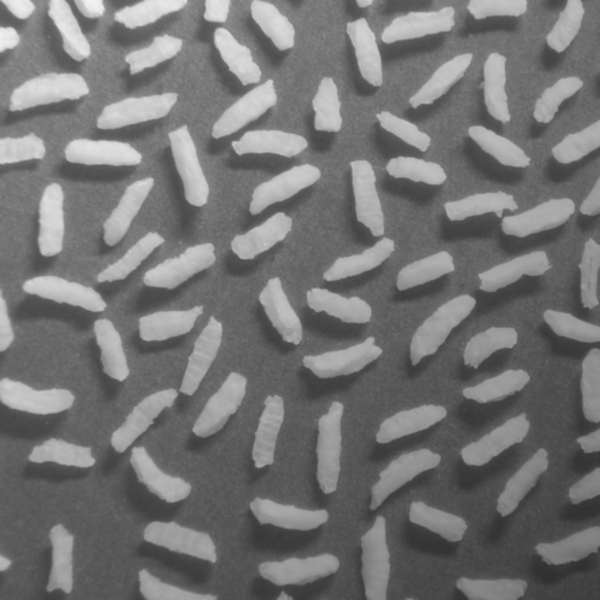
#> input picture images/riceBGgradient.tif, 600 x 600 px
$ jupyter execute 'Laboratorio 3.ipynb'
#> lines starting #> are read from the running program, lines starting #| are printed output that depends on the picture; after the words box and inside, x2 and y2 are one past the last pixel; in counts of white or black regions, pixels touching at a corner belong together
[cell 1]
import numpy as np
import matplotlib.pyplot as plt
import matplotlib

from PIL import Image

from skimage.morphology import (square, rectangle, diamond, disk, cube,
                                octahedron, ball, octagon, star,
                                binary_erosion, binary_dilation, binary_opening, binary_closing,
                               remove_small_holes, label, convex_hull_image, skeletonize, thin, reconstruction,
                               opening, closing, dilation, erosion)

from skimage import data
from skimage.util import invert
from skimage import data, util, exposure, color
from scipy.ndimage import convolve, correlate, uniform_filter, gaussian_filter, median_filter, rotate
from scipy.ndimage import prewitt, sobel, laplace

from skimage import filters
from skimage import feature

# LABORATORIO 3

## Apartado 1

[cell 2]
file = 'images/riceBGgradient.tif'
imgArroz  = Image.open(file)
#> imgArroz is the input picture: PIL image 600x600 L; min 47, max 243, mean 116.4

print('formato:', imgArroz.format)
#| formato: TIFF
print('(ancho, alto) =', imgArroz.size)
#| (ancho, alto) = (600, 600)
print('modo: ', imgArroz.mode)
#| modo:  L

imgArroz = np.array(imgArroz)

plt.imshow(imgArroz, cmap='gray')

## Apartado 2

Vamos a intentar separar los granos de arroz del fondo a pelo, como lo haríamos en las primeras prácticas sin saber nada de morfología matemática.

Primero visualizamos el histograma y vemos por donde podriamos cortar.

[cell 3]
plt.figure(figsize=(8, 4))

img_hist, bins = exposure.histogram(imgArroz, normalize=False)
#> img_hist = 197 values, max 6008 at index 42, min 2 at index 196, mean 1827.4; bins = 197 values from 47 to 243
plt.plot(bins, img_hist)
plt.axis([0,255, 0, 1.01*img_hist.max()])
plt.title('Histograma')
plt.xlabel('Valor (intensidad)')
plt.ylabel('Frecuencias absolutas')
plt.grid()
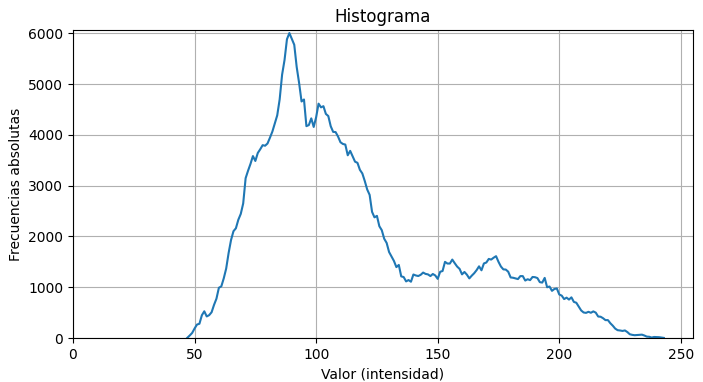
#> figure drawn by matplotlib, 1 panel; curve peaks at x = 89, y = 6008

[cell 4]
imagenGranos = np.copy(imgArroz)

[cell 5]
th = 130

mask = imagenGranos < th
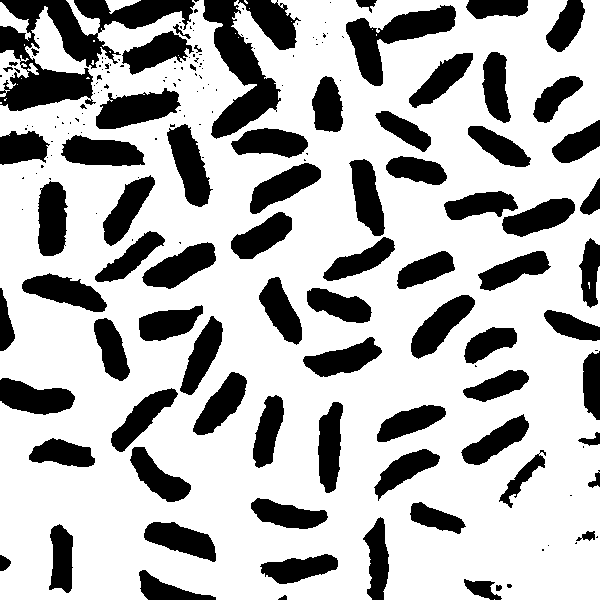
#> mask: shape (600, 600) bool; 71% white; 191 black regions (112 under 20 px), largest, box (x1, y1, x2, y2) and area: (0, 0, 195, 111) 8444, (203, 0, 281, 139) 4360, (346, 5, 456, 86) 3342
imagenGranos[mask] = 0
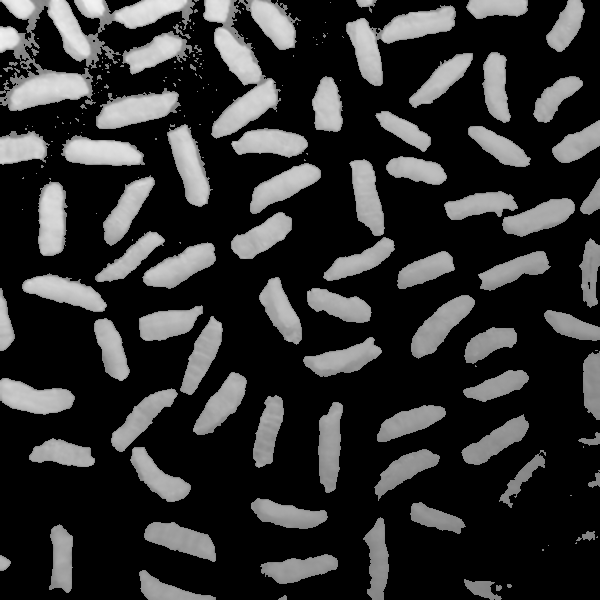
#> imagenGranos: shape (600, 600); min 0, max 243, mean 49.3
plt.imshow(imagenGranos, cmap='gray')

Hemos ido probando valores para el umbral de 80, 100, 120... Hasta lelgar a 130, donde vemos que, todavía no se ha eliminado el fondo del todo y ya se empiezan a borrar algunos granos. Por tanto, podemos concluir que con este método tan simple, no podemos aislar los granos, necesitariamos algo más.

## Apartado 3

Como vemos que el fondo tiene distintas intesidades dependiendo de la parte de la foto en la que nos fijemos, vamos a intentar igualar el fondo para poder eliminarlo homogéneamente. Para ello vamos a aplicar una transformación Top-Hat.

[cell 6]
fondo = opening(imgArroz, disk(40))
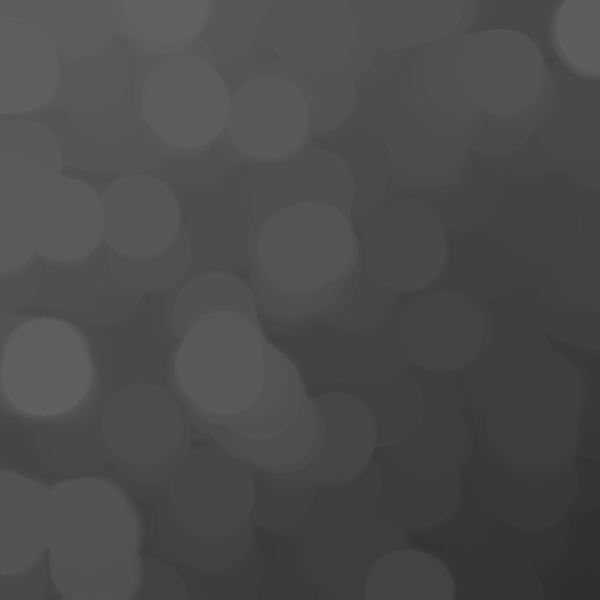
#> fondo: shape (600, 600); min 47, max 97, mean 75.2
plt.imshow(fondo, cmap='gray')

[cell 7]
imagenFondoHomogeneo = imgArroz-fondo
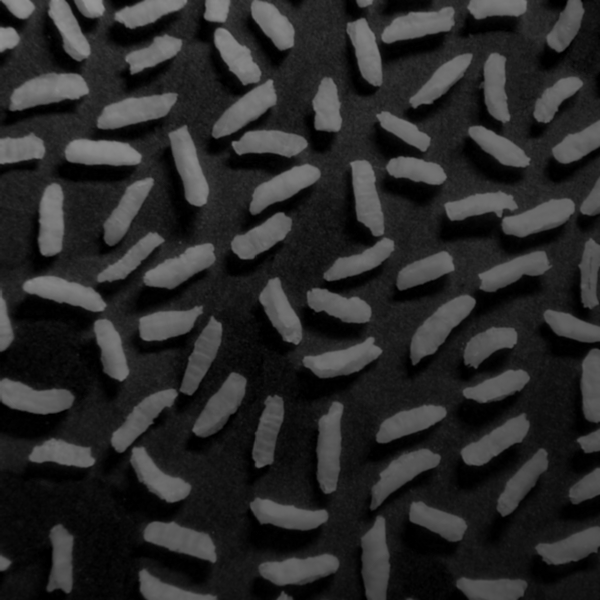
#> imagenFondoHomogeneo: shape (600, 600); min 0, max 151, mean 41.2

plt.figure(figsize = (12,8))

plt.subplot(121)
plt.imshow(imgArroz, cmap='gray')
plt.title('Imagen original')

plt.subplot(122)
plt.imshow(imagenFondoHomogeneo, cmap='gray')
plt.title('Imagen transformada')

Como se puede apreciar, ahora vemos un fondo mucho más homogéneo en todas la imagen, además de que este ha reducido su valor.

## Apartado 4

Ahora con la imagen del fondo retocado, vamos a aplicar el umbral para separar los granos del fondo. Primeramente lo haremos a mano, como en anteriores prácticas y después aplicando una función específica de Skimage.

[cell 8]
imagenGranos2 = np.copy(imagenFondoHomogeneo)

plt.figure(figsize=(8, 4))

img_hist, bins = exposure.histogram(imagenGranos2, normalize=False)
#> img_hist = 152 values, max 8409 at index 0, min 2 at index 151, mean 2368.4; bins = 152 values from 0 to 151
plt.plot(bins, img_hist)
plt.axis([0,255, 0, 1.01*img_hist.max()])
plt.title('Histograma')
plt.xlabel('Valor (intensidad)')
plt.ylabel('Frecuencias absolutas')
plt.grid()
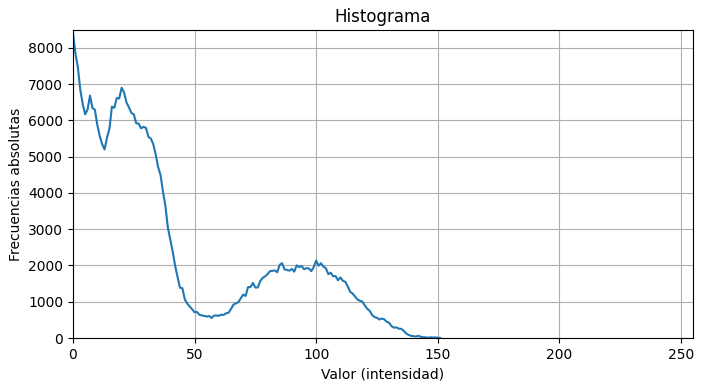
#> figure drawn by matplotlib, 1 panel; curve peaks at x = 0, y = 8409

[cell 9]
th = 50

mask = imagenGranos2 < th
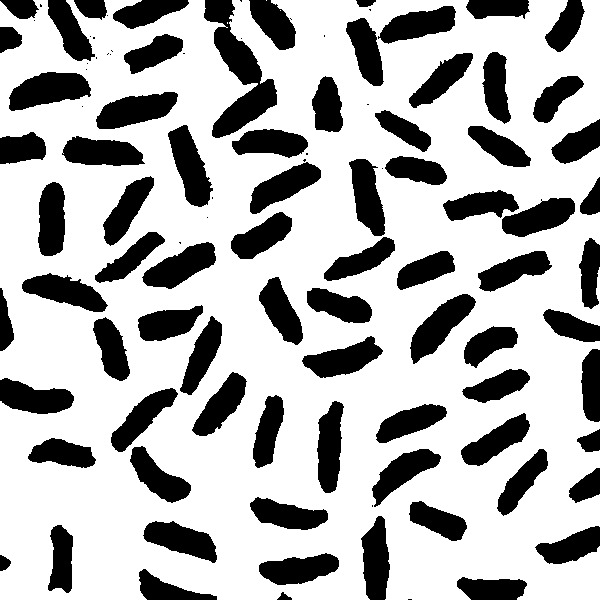
#> mask: shape (600, 600) bool; 70.2% white; 105 black regions (27 under 20 px), largest, box (x1, y1, x2, y2) and area: (204, 0, 277, 138) 3926, (9, 72, 91, 111) 2105, (410, 294, 476, 364) 1969
imagenGranos2[mask] = 0
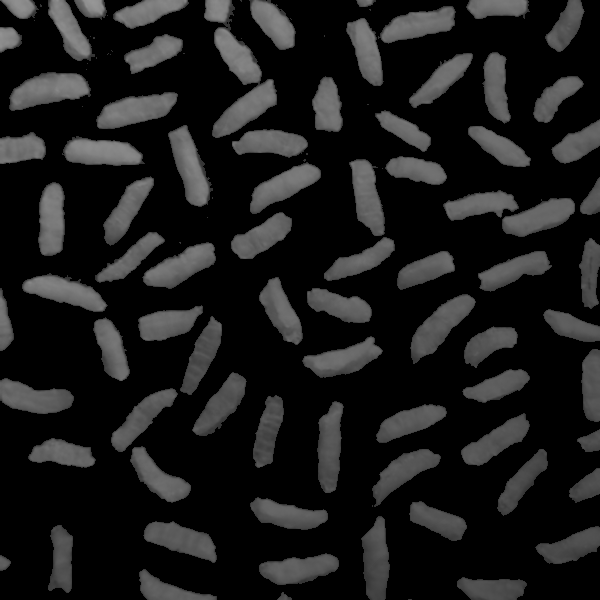
#> imagenGranos2: shape (600, 600); min 0, max 151, mean 27.5

plt.figure(figsize=(12, 8))


plt.subplot(121)
plt.imshow(mask, cmap='gray')
plt.title('Máscara')

plt.subplot(122)
plt.imshow(imagenGranos2, cmap='gray')
plt.title('Imagen con máscara')

Haciendo pruebas, vemos como con un umbral de valor 50 el resultado que nos queda es muy bueno. Vamoa hacerlo ahora calculando el umbral de forma automática. Para ello usamos la función threshold_otsu de Skimage. Además, en este caso vamos a utilizar la máscara de forma invertida, para dar más variedad a los comandos.

[cell 10]
from skimage.filters import threshold_otsu

[cell 11]
imagenGranos3 = np.copy(imagenFondoHomogeneo)

th = threshold_otsu(imagenGranos3)
#> th = 57
print(th)
#| 57

mask2 = imagenGranos3 < th
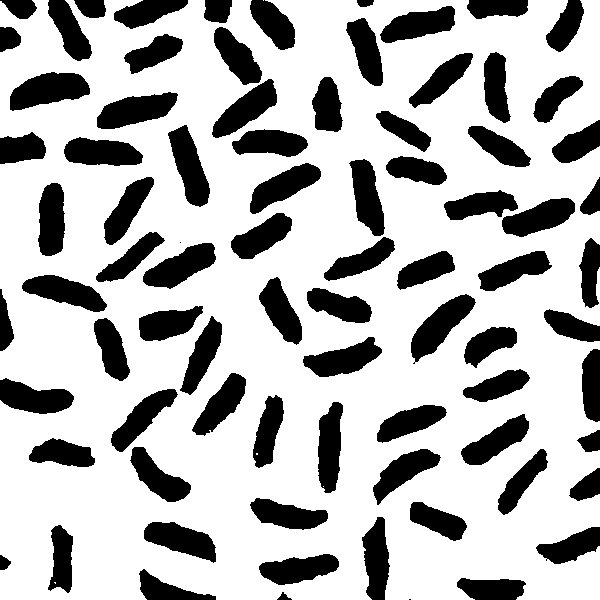
#> mask2: shape (600, 600) bool; 71.5% white; 82 black regions (2 under 20 px), largest, box (x1, y1, x2, y2) and area: (10, 72, 90, 111) 2027, (411, 294, 476, 364) 1898, (97, 92, 178, 129) 1861
mask2N=np.logical_not(mask2)
imagenResultado = imagenGranos3*mask2N

plt.figure(figsize=(12, 8))


plt.subplot(121)
plt.imshow(mask2N, cmap='gray')
plt.title('Máscara')

plt.subplot(122)
plt.imshow(imagenResultado, cmap='gray')
plt.title('Imagen con máscara')
